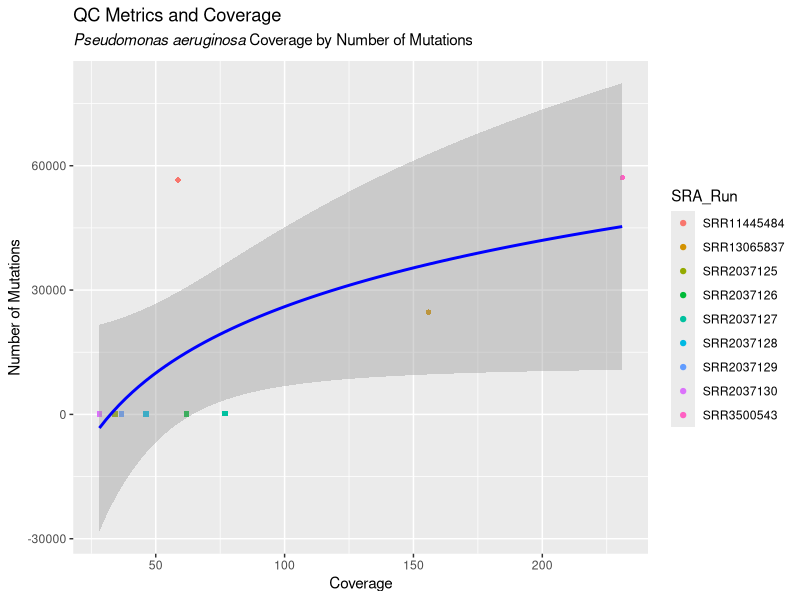

Write the R code that produced this figure.
#Aimee Icaza 
#This code is for PA
# QC calculation scatter plot with logarithmic regression 

# Load necessary packages
packages <- c("tidyverse", "ggplot2", "ggthemes")

# Check for and install any missing packages
for(p in packages) {
  if(!require(p, character.only = TRUE)) install.packages(p)
  library(p, character.only = TRUE)
}

# Open CSV file
df <- read.csv("QC_PA.csv")

# Plot: Double check the x and y axes as well as the SRA_Run types with different colors
ggplot(data = df, mapping = aes(x = Coverage, y = Count.of.SRA_Run)) +
  #If the count is less than 300 the is is a square (15) is not a crircle (16)
  geom_point(aes(color = SRA_Run), shape = ifelse(df$Count.of.SRA_Run < 300, 15, 16)) +
  geom_smooth(method = "lm", formula = y ~ log(x), color = "blue") +
  labs(
    title = "QC Metrics and Coverage",
    subtitle = expression(italic("Pseudomonas aeruginosa") ~ "Coverage by Number of Mutations"),
    x = "Coverage",
    y = "Number of Mutations",
    color = "SRA_Run"
  )

